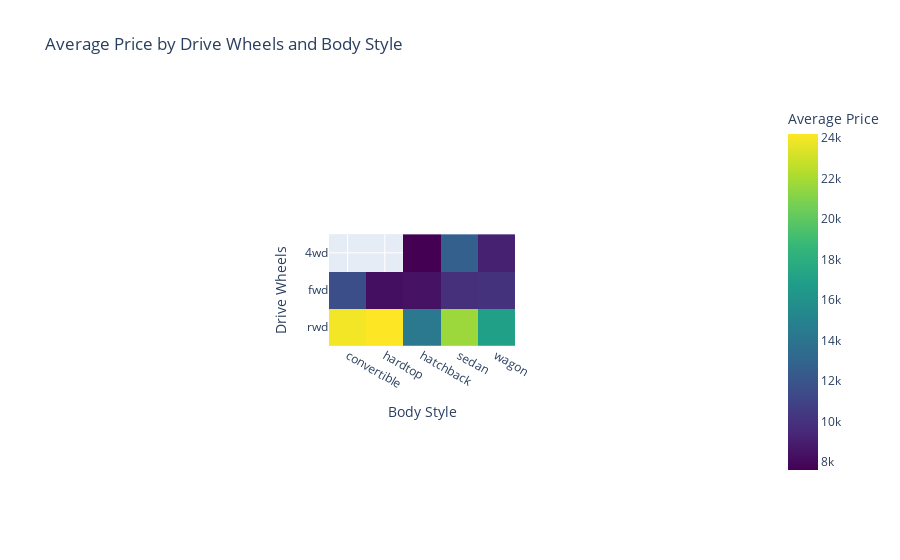

The cell this chart's notebook holds for it:
### Markdown cell above
<b> c) Average Price by body-style and Drive Wheels </b>

Finally, for the heatmap showing the average price by drive wheels and body style, we'll implement the style you've indicated:

### Code cell
grouped_test1 = df.groupby(['drive-wheels', 'body-style'], as_index=False)['price'].mean()

grouped_pivot = grouped_test1.pivot(index='drive-wheels', columns='body-style', values='price')
grouped_pivot.reset_index(inplace=True)

fig_heatmap = px.imshow(grouped_pivot.set_index('drive-wheels'), labels=dict(x="Body Style", y="Drive Wheels", color="Average Price"),
    color_continuous_scale='Viridis', title="Average Price by Drive Wheels and Body Style")
fig_heatmap.show()

### Figure 1 — Plotly figure (JSON) as saved in the notebook; plotly's stock layout.template omitted (floating-point values rounded to 4 significant figures)
{"data": [{"coloraxis": "coloraxis", "hovertemplate": "Body Style: %{x}<br>Drive Wheels: %{y}<br>Average Price: %{z}<extra></extra>", "name": "0", "type": "heatmap", "x": ["convertible", "hardtop", "hatchback", "sedan", "wagon"], "xaxis": "x", "y": ["4wd", "fwd", "rwd"], "yaxis": "y", "z": [[null, null, 7603, 12650.0, 9096.0], [11595, 8249, 8396.0, 9812.0, 9997.0], [23950.0, 24200.0, 14340.0, 21710.0, 16990.0]]}], "layout": {"autosize": true, "coloraxis": {"colorbar": {"title": {"text": "Average Price"}}, "colorscale": [[0, "#440154"], [0.1111, "#482878"], [0.2222, "#3e4989"], [0.3333, "#31688e"], [0.4444, "#26828e"], [0.5556, "#1f9e89"], [0.6667, "#35b779"], [0.7778, "#6ece58"], [0.8889, "#b5de2b"], [1, "#fde725"]]}, "title": {"text": "Average Price by Drive Wheels and Body Style"}, "xaxis": {"anchor": "y", "autorange": true, "constrain": "domain", "domain": [0.364, 0.636], "range": [-0.5, 4.5], "scaleanchor": "y", "title": {"text": "Body Style"}, "type": "category"}, "yaxis": {"anchor": "x", "autorange": true, "constrain": "domain", "domain": [0, 1], "range": [2.5, -0.5], "title": {"text": "Drive Wheels"}, "type": "category"}}}
